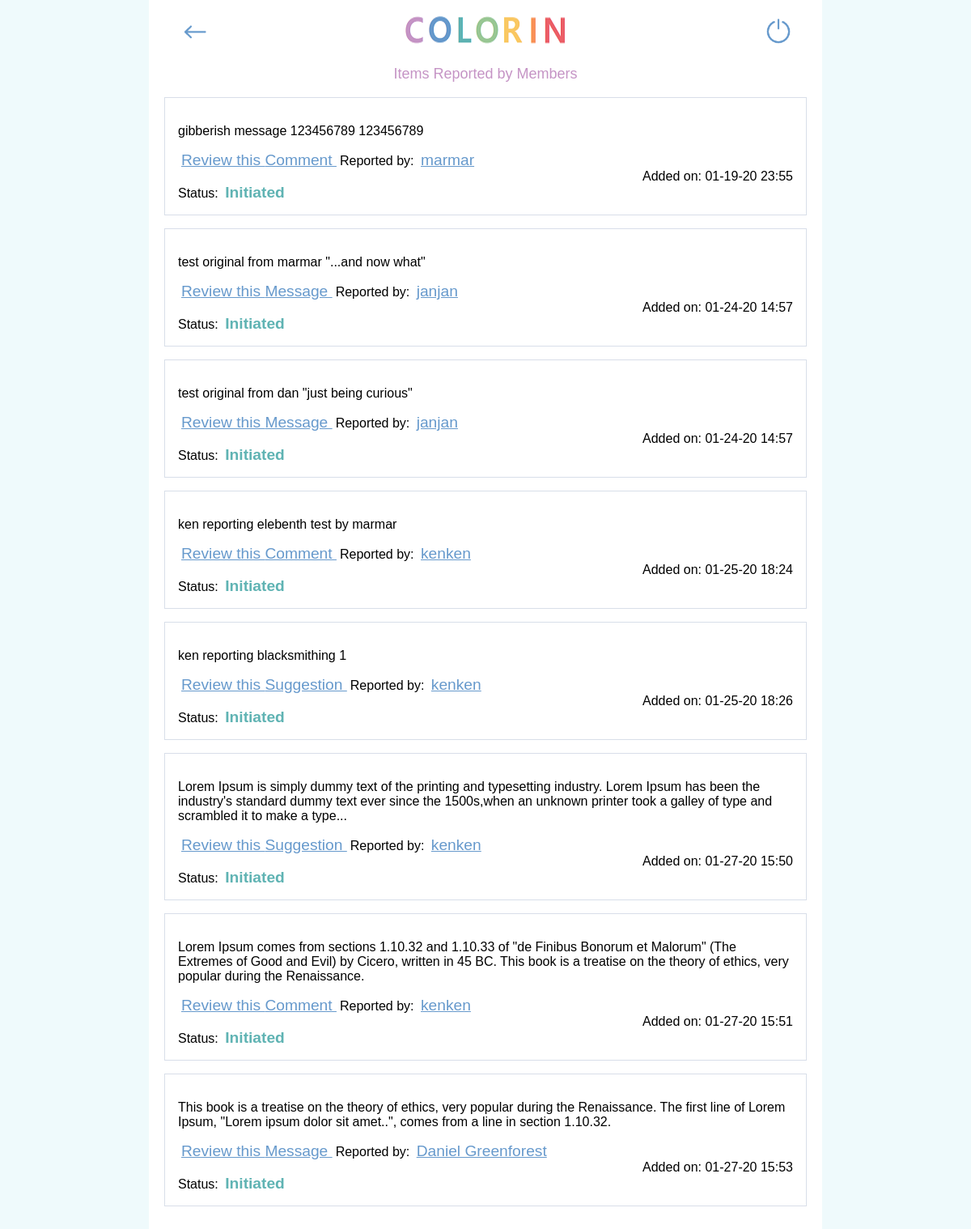
The page /staffreport (signed in) on the database its author committed.
### members/models.py (models this page shows, shortened)
class Flag(models.Model):
    itemid = models.IntegerField( db_index=True, default=0)
    itemtype = models.IntegerField(choices=ItemType.choices, default=1)
    text = models.CharField(max_length=240)
    stamp = models.CharField(max_length=30)
    sender = models.ForeignKey(Member, on_delete=models.PROTECT, db_index=True, related_name="member_flags")
    status = models.IntegerField(choices=FlagStatus.choices, default=1)

class Member(models.Model):
    djuser = models.CharField(max_length=50, db_index=True)
    djemail = models.EmailField(max_length=50, db_index=True)
    status = models.IntegerField(choices=MemberStatus.choices, default=1)
    name = models.CharField(max_length=80, db_index=True)
    location = models.CharField(max_length=80, default="")
    stamp = models.CharField(max_length=30)
    social = models.URLField(max_length=160, default="", blank=True)
    about = models.CharField(max_length=240, default="", blank=True)

### staff/views.py (the view)
# urls.py: path("staffreport", views.staffreport, name="staffreport"),
def staffreport(request):
    if request.user.is_staff == False:
        return HttpResponseForbidden("Access not allowed!")
    if request.method != "GET":
        return HttpResponseNotAllowed(["GET"])
    flags = Flag.objects.filter(status=FlagStatus.INITIATED)
    return render(request, "staff/staffreport.html", {"flags":flags})

### staff/templates/staff/staffreport.html (shortened to what this page needs)
{% extends "members/layout.html" %}
{% load static %}
{% block body_block %}
<br />
<form >
    <div class="eis-menuband">
        <button class="eis-imgbutton" id="menu_back" formaction="{% url 'staffboard' %}"><img class="eis-pic" alt="back" src="{% static 'members/back.png' %}" /></button>
        <span></span>
        <img class="eis-logo-small" src="{% static 'members/logo40.png' %}">
        <span></span>
        <button class="eis-imgbutton" id="menu_logout" formaction="{% url 'mylogout' %}"><img class="eis-pic" alt="out" src="{% static 'members/logout.png' %}" /></button>
    </div>
</form>
<br />
<div class="eis-title-lila" id="page_title"><span>Items Reported by Members</span></div>
<br />
<div id="page_list">
    {% for elem in flags %}
    <div class="eis-dform" id="fx{{ elem.id }}">
        <div class="eis-su-text">
        <p id="ft{{ elem.id }}">{{ elem.text }}</p>
        </div>
        <div>
            <span class="item-to eis-item-link" id="fi{{ elem.id }}" data-type="{{ elem.itemtype }}" data-id="{{ elem.itemid }}">Review this {{ elem.get_itemtype_display }} </span>
            <span> Reported by: </span>
            <a class="member-to eis-item-link" href="/profileinfo/{{ elem.sender.id }}/" target="_blank">{{ elem.sender.name }}</a>
        </div>
        <div class="eis-su-by">
            <span> Added on: {{ elem.stamp|slice:"5:7" }}-{{ elem.stamp|slice:"8:10" }}-{{ elem.stamp|slice:"2:4" }} {{ elem.stamp|slice:"11:16" }}</span>
        </div>
        <div>
            <span> Status: </span>
            <span class="eis-item-nolinkgr">{{ elem.get_status_display }}</span>
        </div>
    </div>
    {% empty %}
    <br />
    <br />
    <span>Currently there are no reported items.</span>
    {% endfor %}
    </div>
    <br />
{% endblock %}

### members/static/members/site.css (style rules this page uses)
@media (min-width: 800px) { .eis-menuband { display: grid; grid-template-columns: 10% 10% auto 10% 10%; grid-column-gap: 0; text-align: center; width: 100%; } }
@media (min-width: 800px) { .eis-dform { width: 760px; padding: 16px; margin: 0 auto 16px auto; } }
@media (min-width: 800px) { .eis-pic { margin: auto 16px; } }
body { background-color: #effafc; margin: 0; }
.eis-imgbutton { background: none; border: none; }
.eis-logo-small { width: 200px; height: 40px; margin: 0 auto; }
.eis-dform { border: 1px solid #D8DEE9; }
.eis-pic { width: 40px; height: 40px; }
.eis-title-lila { color: #C594C5; text-align: center; font-size: large; }
.eis-item-link { padding: 12px 4px; color: #6699CC; font-size: larger; text-decoration: underline; }
.eis-item-nolinkgr { padding: 12px 4px; color: #5FB3B3; font-size: larger; font-weight: bolder; }
.eis-su-text { text-align: left; }
.eis-su-by { text-align: right; }

### rows shown on the page
Flag: text "gibberish message 123456789 123456789", itemtype "Comment", sender.name "marmar", stamp "01", stamp "19", stamp "20", stamp "23:55", status "Initiated"
Flag: text "test original from marmar \"...and now what\"", itemtype "Message", sender.name "janjan", stamp "01", stamp "24", stamp "20", stamp "14:57", status "Initiated"
Flag: text "test original from dan \"just being curious\"", itemtype "Message", sender.name "janjan", stamp "01", stamp "24", stamp "20", stamp "14:57", status "Initiated"
Flag: text "ken reporting elebenth test by marmar", itemtype "Comment", sender.name "kenken", stamp "01", stamp "25", stamp "20", stamp "18:24", status "Initiated"
Flag: text "ken reporting blacksmithing 1", itemtype "Suggestion", sender.name "kenken", stamp "01", stamp "25", stamp "20", stamp "18:26", status "Initiated"
Flag: text "Lorem Ipsum is simply dummy text of the printing and typesetting industry. Lorem Ipsum has been the industry's standard dummy text ever since the 1500s,when an unknown printer took a galley of type and scrambled it to make a type...", itemtype "Suggestion", sender.name "kenken", stamp "01", stamp "27", stamp "20", stamp "15:50", status "Initiated"
Flag: text "Lorem Ipsum comes from sections 1.10.32 and 1.10.33 of \"de Finibus Bonorum et Malorum\" (The Extremes of Good and Evil) by Cicero, written in 45 BC. This book is a treatise on the theory of ethics, very popular during the Renaissance.", itemtype "Comment", sender.name "kenken", stamp "01", stamp "27", stamp "20", stamp "15:51", status "Initiated"
Flag: text "This book is a treatise on the theory of ethics, very popular during the Renaissance. The first line of Lorem Ipsum, \"Lorem ipsum dolor sit amet..\", comes from a line in section 1.10.32.", itemtype "Message", sender.name "Daniel Greenforest", stamp "01", stamp "27", stamp "20", stamp "15:53", status "Initiated"
